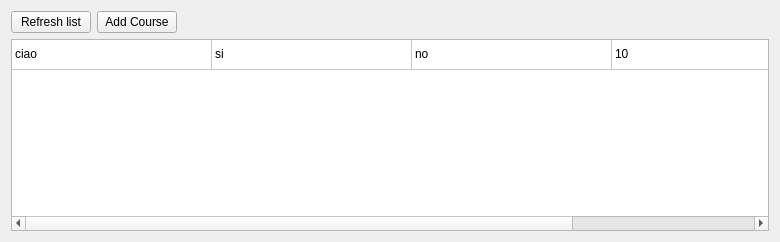
      <widget class="QWidget" name="courses_tab">
       <attribute name="title">
        <string>Courses</string>
       </attribute>
       <layout class="QVBoxLayout" name="verticalLayout_3">
        <item>
         <layout class="QVBoxLayout" name="courses_layout">
          <item>
           <layout class="QHBoxLayout" name="horizontalLayout_2">
            <property name="topMargin">
             <number>0</number>
            </property>
            <item>
             <widget class="QPushButton" name="refreshCourses">
              <property name="text">
               <string>Refresh list</string>
              </property>
             </widget>
            </item>
            <item>
             <widget class="QPushButton" name="AddCourse">
              <property name="text">
               <string>Add Course</string>
              </property>
             </widget>
            </item>
            <item>
             <spacer name="horizontalSpacer">
              <property name="orientation">
               <enum>Qt::Horizontal</enum>
              </property>
              <property name="sizeHint" stdset="0">
               <size>
                <width>40</width>
                <height>20</height>
               </size>
              </property>
             </spacer>
            </item>
           </layout>
          </item>
          <item>
           <widget class="QTableWidget" name="coursesView">
            <property name="minimumSize">
             <size>
              <width>758</width>
              <height>0</height>
             </size>
            </property>
            <property name="maximumSize">
             <size>
              <width>1920</width>
              <height>1080</height>
             </size>
            </property>
            <property name="lineWidth">
             <number>1</number>
            </property>
            <property name="midLineWidth">
             <number>0</number>
            </property>
            <property name="sortingEnabled">
             <bool>false</bool>
            </property>
            <attribute name="horizontalHeaderVisible">
             <bool>false</bool>
            </attribute>
            <attribute name="horizontalHeaderCascadingSectionResizes">
             <bool>false</bool>
            </attribute>
            <attribute name="horizontalHeaderMinimumSectionSize">
             <number>50</number>
            </attribute>
            <attribute name="horizontalHeaderDefaultSectionSize">
             <number>200</number>
            </attribute>
            <attribute name="horizontalHeaderHighlightSections">
             <bool>true</bool>
            </attribute>
            <attribute name="horizontalHeaderShowSortIndicator" stdset="0">
             <bool>true</bool>
            </attribute>
            <attribute name="horizontalHeaderStretchLastSection">
             <bool>true</bool>
            </attribute>
            <attribute name="verticalHeaderVisible">
             <bool>false</bool>
            </attribute>
            <attribute name="verticalHeaderHighlightSections">
             <bool>false</bool>
            </attribute>
            <row>
             <property name="text">
              <string>kek</string>
             </property>
            </row>
            <column>
             <property name="text">
              <string>Name</string>
             </property>
            </column>
            <column>
             <property name="text">
              <string>Sync</string>
             </property>
            </column>
            <column>
             <property name="text">
              <string>Save as</string>
             </property>
             <property name="textAlignment">
              <set>AlignLeading|AlignVCenter</set>
             </property>
            </column>
            <column>
             <property name="text">
              <string>Download %</string>
             </property>
            </column>
            <item row="0" column="0">
             <property name="text">
              <string>ciao</string>
             </property>
            </item>
            <item row="0" column="1">
             <property name="text">
              <string>si</string>
             </property>
            </item>
            <item row="0" column="2">
             <property name="text">
              <string>no</string>
             </property>
            </item>
            <item row="0" column="3">
             <property name="text">
              <string>10</string>
             </property>
            </item>
           </widget>
          </item>
         </layout>
        </item>
       </layout>
      </widget>
